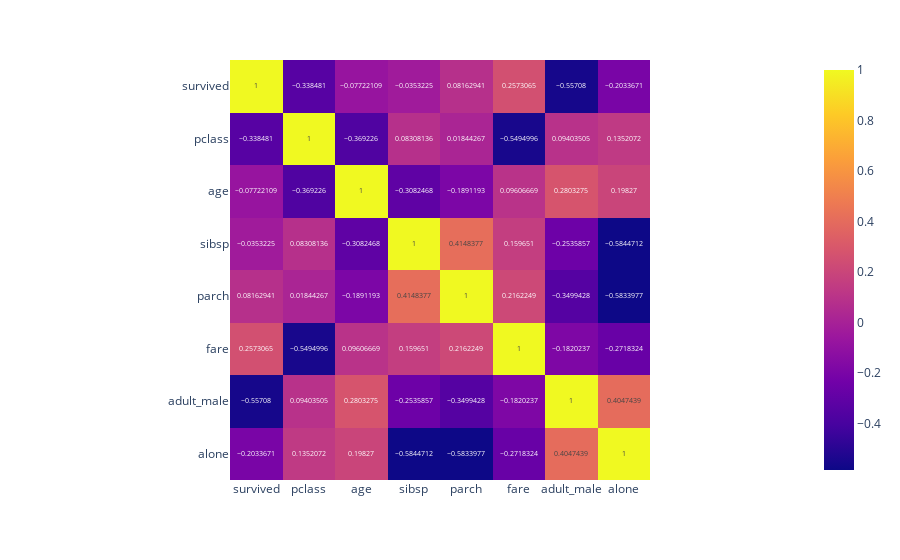

Notebook code for this chart:
### Code cell


### Figure 1 — Plotly figure (JSON) as saved in the notebook; plotly's stock layout.template omitted (floating-point values rounded to 4 significant figures)
{"data": [{"coloraxis": "coloraxis", "hovertemplate": "x: %{x}<br>y: %{y}<br>color: %{z}<extra></extra>", "name": "0", "texttemplate": "%{z}", "type": "heatmap", "x": ["survived", "pclass", "age", "sibsp", "parch", "fare", "adult_male", "alone"], "xaxis": "x", "y": ["survived", "pclass", "age", "sibsp", "parch", "fare", "adult_male", "alone"], "yaxis": "y", "z": [[1, -0.3385, -0.07722, -0.03532, 0.08163, 0.2573, -0.5571, -0.2034], [-0.3385, 1, -0.3692, 0.08308, 0.01844, -0.5495, 0.09404, 0.1352], [-0.07722, -0.3692, 1, -0.3082, -0.1891, 0.09607, 0.2803, 0.1983], [-0.03532, 0.08308, -0.3082, 1, 0.4148, 0.1597, -0.2536, -0.5845], [0.08163, 0.01844, -0.1891, 0.4148, 1, 0.2162, -0.3499, -0.5834], [0.2573, -0.5495, 0.09607, 0.1597, 0.2162, 1, -0.182, -0.2718], [-0.5571, 0.09404, 0.2803, -0.2536, -0.3499, -0.182, 1, 0.4047], [-0.2034, 0.1352, 0.1983, -0.5845, -0.5834, -0.2718, 0.4047, 1]]}], "layout": {"coloraxis": {"colorscale": [[0, "#0d0887"], [0.1111, "#46039f"], [0.2222, "#7201a8"], [0.3333, "#9c179e"], [0.4444, "#bd3786"], [0.5556, "#d8576b"], [0.6667, "#ed7953"], [0.7778, "#fb9f3a"], [0.8889, "#fdca26"], [1, "#f0f921"]]}, "margin": {"t": 60}, "xaxis": {"anchor": "y", "constrain": "domain", "domain": [0, 1], "scaleanchor": "y"}, "yaxis": {"anchor": "x", "autorange": "reversed", "constrain": "domain", "domain": [0, 1]}}}
